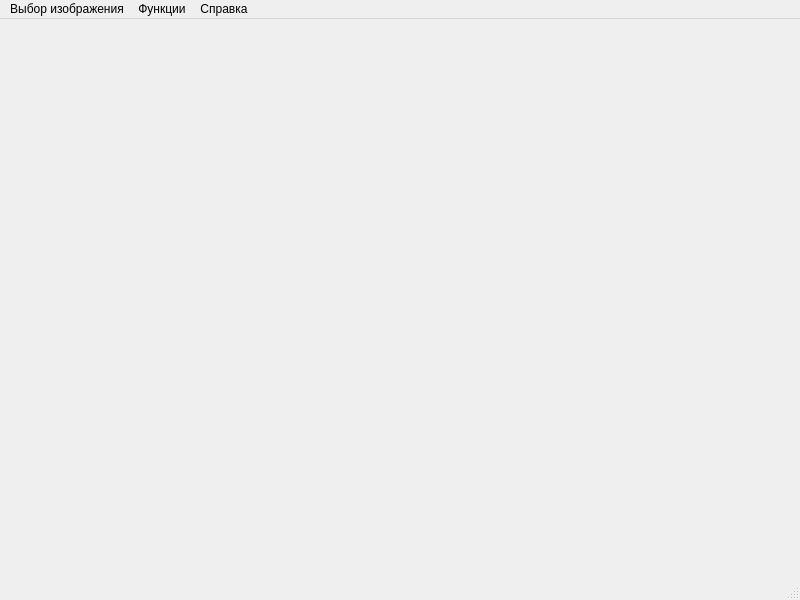
<?xml version="1.0" encoding="UTF-8"?>
<ui version="4.0">
 <class>MainWindow</class>
 <widget class="QMainWindow" name="MainWindow">
  <property name="geometry">
   <rect>
    <x>0</x>
    <y>0</y>
    <width>800</width>
    <height>600</height>
   </rect>
  </property>
  <property name="windowTitle">
   <string>MainWindow</string>
  </property>
  <widget class="QWidget" name="centralwidget">
   <widget class="QLabel" name="canvas">
    <property name="geometry">
     <rect>
      <x>0</x>
      <y>0</y>
      <width>321</width>
      <height>311</height>
     </rect>
    </property>
    <property name="text">
     <string/>
    </property>
   </widget>
  </widget>
  <widget class="QMenuBar" name="menubar">
   <property name="geometry">
    <rect>
     <x>0</x>
     <y>0</y>
     <width>800</width>
     <height>22</height>
    </rect>
   </property>
   <widget class="QMenu" name="menu">
    <property name="title">
     <string>Выбор изображения</string>
    </property>
    <addaction name="open_im"/>
   </widget>
   <widget class="QMenu" name="menu_2">
    <property name="title">
     <string>Функции</string>
    </property>
    <widget class="QMenu" name="menu_3">
     <property name="title">
      <string>Поворот всего изображения</string>
     </property>
     <addaction name="Povorot_90"/>
     <addaction name="Povorot_180"/>
     <addaction name="Povorot_270"/>
    </widget>
    <widget class="QMenu" name="menu_4">
     <property name="title">
      <string>Поворот части изображения</string>
     </property>
     <addaction name="Povorot_Rec_90"/>
     <addaction name="Povorot_Rec_180"/>
     <addaction name="Povorot_Rec_270"/>
    </widget>
    <addaction name="Pramoygolnik"/>
    <addaction name="Razdel"/>
    <addaction name="Ramka_1"/>
    <addaction name="menu_3"/>
    <addaction name="menu_4"/>
   </widget>
   <widget class="QMenu" name="menu_5">
    <property name="title">
     <string>Справка</string>
    </property>
    <addaction name="action"/>
   </widget>
   <addaction name="menu"/>
   <addaction name="menu_2"/>
   <addaction name="menu_5"/>
  </widget>
  <widget class="QStatusBar" name="statusbar"/>
  <action name="open_im">
   <property name="text">
    <string>Выбрать файл</string>
   </property>
  </action>
  <action name="Pramoygolnik">
   <property name="text">
    <string>Прямоугольник</string>
   </property>
  </action>
  <action name="Razdel">
   <property name="text">
    <string>Разделть</string>
   </property>
  </action>
  <action name="Ramka_1">
   <property name="text">
    <string>Рамка</string>
   </property>
  </action>
  <action name="Ramka_2">
   <property name="text">
    <string>Рамка 2</string>
   </property>
  </action>
  <action name="Povorot_Rec_180">
   <property name="text">
    <string>Поворот на 180 градусов</string>
   </property>
  </action>
  <action name="Povorot_90">
   <property name="text">
    <string>Поворот на 90 градусов</string>
   </property>
  </action>
  <action name="Povorot_Rec_90">
   <property name="text">
    <string>Поворот на 90 градусов</string>
   </property>
  </action>
  <action name="Povorot_180">
   <property name="text">
    <string>Поворот на 180 градусов</string>
   </property>
  </action>
  <action name="Povorot_270">
   <property name="text">
    <string>Поворот на 270 градусов</string>
   </property>
  </action>
  <action name="Povorot_Rec_270">
   <property name="text">
    <string>Поворот на 270 градусов</string>
   </property>
  </action>
  <action name="action">
   <property name="text">
    <string>Справка</string>
   </property>
  </action>
 </widget>
 <resources/>
 <connections/>
</ui>
